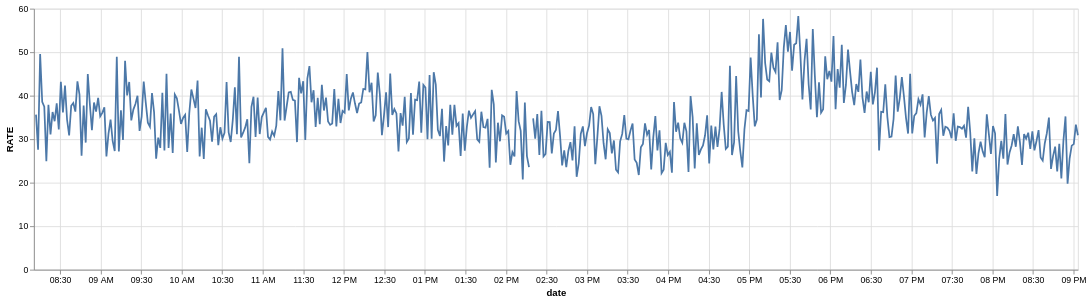

Notebook cell for this chart:
### Code cell
alt.Chart(ts.to_frame().reset_index()).mark_line().encode(
    x='date:T',
    y='RATE:Q'
).properties(width=1_200)

### Figure 1 — Vega-Lite specification as saved in the notebook (floating-point values rounded to 4 significant figures; data arrays with more than 128 entries replaced by an {"elided": "..."} marker saying what was removed)
{"config": {"view": {"continuousWidth": 300, "continuousHeight": 300}}, "data": {"name": "data-30dfbde65b42b3c01e79589342c68100"}, "mark": {"type": "line"}, "encoding": {"x": {"field": "date", "type": "temporal"}, "y": {"field": "RATE", "type": "quantitative"}}, "width": 1200, "$schema": "https://vega.github.io/schema/vega-lite/v5.8.0.json", "datasets": {"data-30dfbde65b42b3c01e79589342c68100": {"elided": "505 records"}}}
